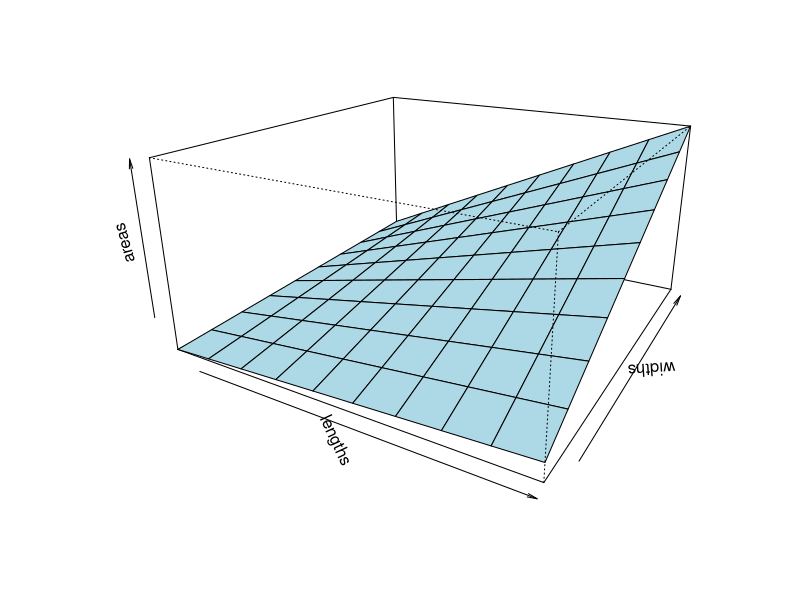

The R source for this figure:
calculate_area <- function(length, width) {
  return(length * width)
}

lengths <- 1:10
widths <- 1:10
areas <- outer(lengths, widths, calculate_area)

persp(lengths, widths, areas, theta = 30, phi = 20, expand = 0.5, col = "lightblue")
